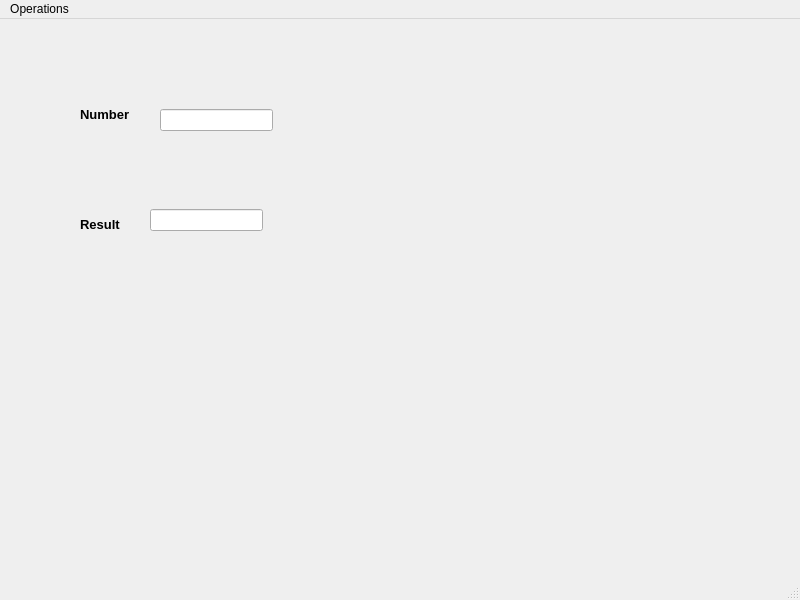
<?xml version="1.0" encoding="UTF-8"?>
<ui version="4.0">
 <class>MainWindow</class>
 <widget class="QMainWindow" name="MainWindow">
  <property name="geometry">
   <rect>
    <x>0</x>
    <y>0</y>
    <width>800</width>
    <height>600</height>
   </rect>
  </property>
  <property name="contextMenuPolicy">
   <enum>Qt::CustomContextMenu</enum>
  </property>
  <property name="windowTitle">
   <string>MainWindow</string>
  </property>
  <widget class="QWidget" name="centralwidget">
   <widget class="QLabel" name="label">
    <property name="geometry">
     <rect>
      <x>80</x>
      <y>80</y>
      <width>71</width>
      <height>31</height>
     </rect>
    </property>
    <property name="font">
     <font>
      <family>Arial</family>
      <pointsize>10</pointsize>
      <weight>75</weight>
      <bold>true</bold>
     </font>
    </property>
    <property name="text">
     <string>Number</string>
    </property>
   </widget>
   <widget class="QLabel" name="label_2">
    <property name="geometry">
     <rect>
      <x>80</x>
      <y>190</y>
      <width>71</width>
      <height>31</height>
     </rect>
    </property>
    <property name="font">
     <font>
      <family>Arial</family>
      <pointsize>10</pointsize>
      <weight>75</weight>
      <bold>true</bold>
     </font>
    </property>
    <property name="text">
     <string>Result</string>
    </property>
   </widget>
   <widget class="QLineEdit" name="t1">
    <property name="geometry">
     <rect>
      <x>160</x>
      <y>90</y>
      <width>113</width>
      <height>22</height>
     </rect>
    </property>
    <property name="contextMenuPolicy">
     <enum>Qt::CustomContextMenu</enum>
    </property>
   </widget>
   <widget class="QLineEdit" name="lineEdit_2">
    <property name="geometry">
     <rect>
      <x>150</x>
      <y>190</y>
      <width>113</width>
      <height>22</height>
     </rect>
    </property>
    <property name="contextMenuPolicy">
     <enum>Qt::CustomContextMenu</enum>
    </property>
   </widget>
  </widget>
  <widget class="QMenuBar" name="menubar">
   <property name="geometry">
    <rect>
     <x>0</x>
     <y>0</y>
     <width>800</width>
     <height>26</height>
    </rect>
   </property>
   <widget class="QMenu" name="menuOptions">
    <property name="title">
     <string>Operations</string>
    </property>
    <addaction name="separator"/>
    <addaction name="actionSquare"/>
    <addaction name="actionCube"/>
    <addaction name="separator"/>
    <addaction name="actionSqrRoot"/>
    <addaction name="actionCubeRoot"/>
    <addaction name="separator"/>
   </widget>
   <addaction name="menuOptions"/>
  </widget>
  <widget class="QStatusBar" name="statusbar"/>
  <action name="actionSquare">
   <property name="text">
    <string>Square</string>
   </property>
  </action>
  <action name="actionCube">
   <property name="text">
    <string>Cube</string>
   </property>
  </action>
  <action name="actionSqrRoot">
   <property name="text">
    <string>SqrRoot</string>
   </property>
  </action>
  <action name="actionCubeRoot">
   <property name="text">
    <string>CubeRoot</string>
   </property>
  </action>
 </widget>
 <resources/>
 <connections/>
</ui>
